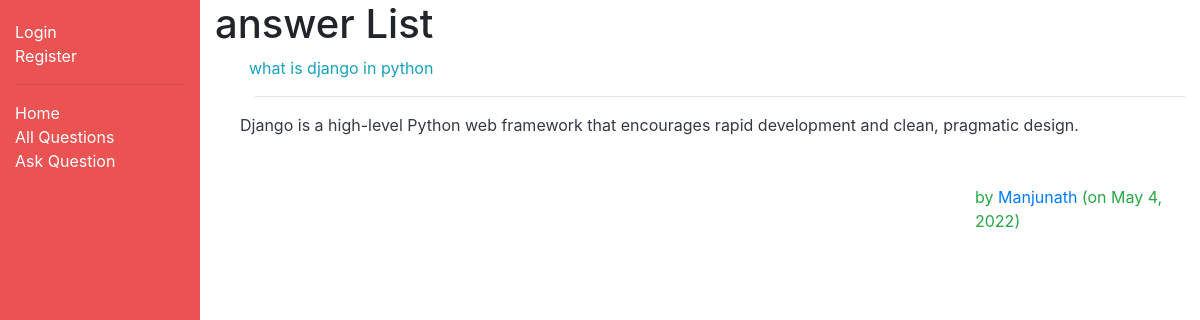
/myquora/answers/, run on the app's committed database.
### myquora/models.py (models this page shows, shortened)
class Answer(models.Model):
    author = models.ForeignKey(Author, on_delete=models.SET_NULL, null=True)
    question = models.ForeignKey('Question', on_delete=models.SET_NULL, null=True)
    answer_text = models.TextField(max_length=2000, help_text='Write your answer here...')
    date_created = models.DateField(null=True, default=timezone.now())
    date_updated = models.DateField(null=True, default=timezone.now())
    upvote = models.IntegerField(default=0)
    downvote = models.IntegerField(default=0)
    views = models.IntegerField(default=0)

class Question(models.Model):
    author = models.ForeignKey(Author, on_delete=models.SET_NULL, null=True)
    question_text = models.TextField(max_length=1000, help_text='Enter your question in brief')
    date_created = models.DateField(null=True, default=timezone.now())
    date_updated = models.DateField(null=True, default=timezone.now())

class Author(models.Model):
    user = models.ForeignKey(User, on_delete=models.CASCADE)
    email = models.EmailField(max_length=70, blank=True)
    date_created = models.DateField(null=True, default=timezone.now())
    credits = models.IntegerField(default=0)
    def get_absolute_url(self):
        return reverse('author-detail', args=[str(self.id)])
    def __str__(self):
        return f'{self.user.username}'

### myquora/views.py (the view)
# urls.py: path('answers/', views.AnswerListView.as_view(), name='answers'),
class AnswerListView(generic.ListView):
    model = Answer
    paginate_by = 3

### myquora/templates/myquora/answer_list.html
{% extends "base_generic.html" %}
{% block content %}
  <h1>answer List</h1>
  {% if answer_list %}
  <ul>
    {% for answer in answer_list %}
      <div class="row text-info">
          &nbsp; {{ answer.question.question_text }}
      </div>
          <hr></hr>
        <div class="row text-dark">
          {{ answer.answer_text }}</a>
        </div>
        <br>
        <br>
        <div class="row text-success">
            <div class="col"></div>
            <div class="col-6"></div>
            <div class="col">
                by <a href="{{ answer.author.get_absolute_url }}">{{answer.author}} </a>
                (on {{answer.date_updated}})
            </div>
        </div>
    {% endfor %}
  </ul>
  {% else %}
    <p>There are no answers in the library.</p>
  {% endif %}
{% endblock %}

### data on the page
Answer: question.question_text "what is django in python", answer_text "Django is a high-level Python web framework that encourages rapid development and clean, pragmatic design.", author "Manjunath", date_updated "May 4, 2022"
